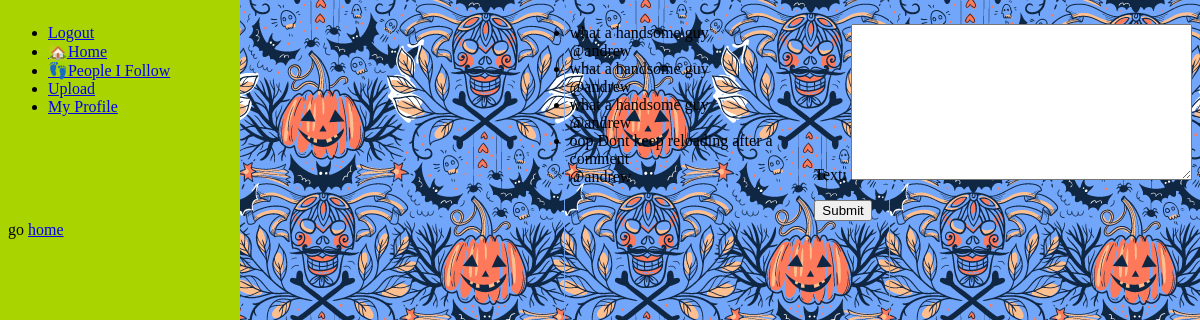
/post/2/ (signed in), run on the app's committed database.
### post/models.py (models this page shows, shortened)
class Comment(models.Model):
    post = models.ForeignKey(Post, on_delete=models.CASCADE)
    creator = models.ForeignKey(InstaUser, on_delete=models.CASCADE)
    text = models.TextField()
    date = models.DateTimeField(default=timezone.now)
    likes = models.IntegerField(default=0)
    dislikes = models.IntegerField(default=0)

### instauser/models.py (models this page shows)
class InstaUser(AbstractUser):
    display_name = models.CharField(max_length=40, unique=True)
    bio = models.CharField(max_length=100, blank=True, null=True)
    followers = models.ManyToManyField("self", symmetrical=False, default='self')
    profile_pic = models.ImageField(upload_to='static/', blank=True)
    REQUIRED_FIELDS = ['display_name']
    def __str__(self):
        return f"@{self.username}"

### post/views.py (the view, shortened to what this page needs)
# urls.py: path('post/<int:postid>/', PostDetailView, name='post_details'),
@login_required
def PostDetailView(request, postid):
    form = CommentForm
    comments = Comment.objects.filter(post=postid)
    post = Post.objects.get(pk=postid)
    return render(request, 'details.html', {'post':post, 'form':form, 'comments':comments})

### templates/details.html (shortened to what this page needs)
<!DOCTYPE html>
<html lang="en">
<head>
    <link rel="stylesheet" href="../static/style.css"></head>
<body>
    <div id="toolbar">
        {% include './partials/toolbar.html' %}
    </div>
    <div>
    </div>
    <div>
        <ul>
            {% for comment in comments %}
                {% if comment.tweet.id == tweet.id %}
                    <li>
                        {{comment.text}}<br>
                        {{comment.creator}}
                    </li>
                {% endif %}
            {% endfor %}
        </ul>
    </div>
    <div>
        <form action="" method="post">
            {{ form.as_p}}
            <input type="submit" value="Submit">
        </form>
    </div>
    <span>go <a href="/">home</a></span>
</body>
</html>

### static/style.css (style rules this page uses)
body { background-image: url('/static/2.png'); display: grid; grid-template: "a b b b" auto "a b b b" auto "a b b b" auto / 20% 1fr 1fr }

### data on the page
Comment: text "what a handsome guy", creator "@andrew"
Comment: text "what a handsome guy", creator "@andrew"
Comment: text "what a handsome guy", creator "@andrew"
Comment: text "oop Dont keep reloading after a comment", creator "@andrew"
